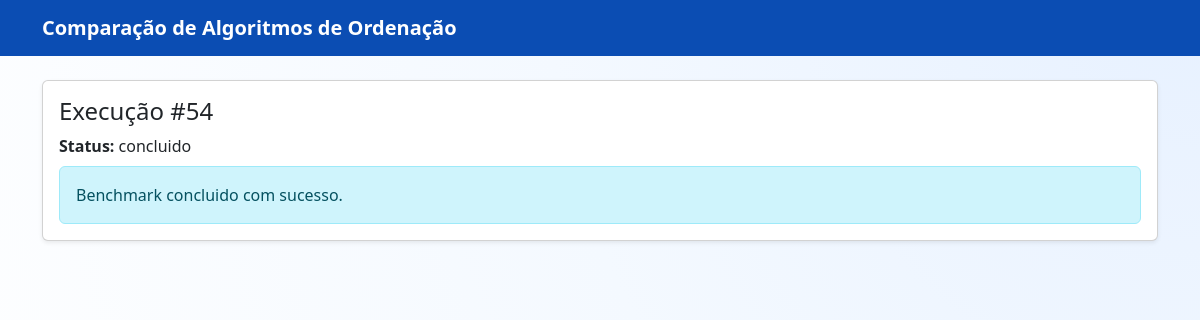
Screenshot of /execucao/54/ with the database file from the repository.
### benchmark/models.py (models this page shows, shortened)
class ExecucaoBenchmark(models.Model):
    STATUS_CHOICES = [
        ('pendente', 'Pendente'),
        ('executando', 'Executando'),
        ('concluido', 'Concluido'),
        ('erro', 'Erro'),
    ]
    nome = models.CharField(max_length=120, default='Execucao')
    algoritmos = models.JSONField(default=list)
    condicoes = models.JSONField(default=list)
    tamanhos = models.JSONField(default=list)
    repeticoes = models.PositiveIntegerField(default=3)
    vetor_personalizado = models.TextField(blank=True, default='')
    status = models.CharField(max_length=20, choices=STATUS_CHOICES, default='pendente')
    progresso_texto = models.TextField(blank=True, default='Aguardando inicio...')
    criado_em = models.DateTimeField(auto_now_add=True)
    atualizado_em = models.DateTimeField(auto_now=True)

### benchmark/views.py (the view)
# urls.py: path('execucao/<int:execucao_id>/', views.acompanhar_execucao, name='acompanhar_execucao'),
def acompanhar_execucao(request, execucao_id):
    execucao = get_object_or_404(ExecucaoBenchmark, id=execucao_id)
    return render(request, 'benchmark/execucao.html', {'execucao': execucao})

### templates/benchmark/execucao.html (shortened to what this page needs)
{% extends 'base.html' %}
{% block content %}
<div class="card shadow-sm">
  <div class="card-body">
    <h1 class="h4">Execução #{{ execucao.id }}</h1>
    <p class="mb-2"><strong>Status:</strong> <span id="status">{{ execucao.status }}</span></p>
    <p id="progresso" class="alert alert-info mb-0">{{ execucao.progresso_texto }}</p>
  </div>
</div>
{% endblock %}

### templates/base.html (style rules this page uses)
:root { --fundo-1: #f4f9ff; --fundo-2: #e7f1ff; --primario: #0b5ed7; --acento: #198754; }
body { background: radial-gradient(circle at top right, var(--fundo-2), var(--fundo-1) 45%, #ffffff 100%); min-height: 100vh; }

### rows the page displays
ExecucaoBenchmark: id "54", status "concluido", progresso_texto "Benchmark concluido com sucesso."
